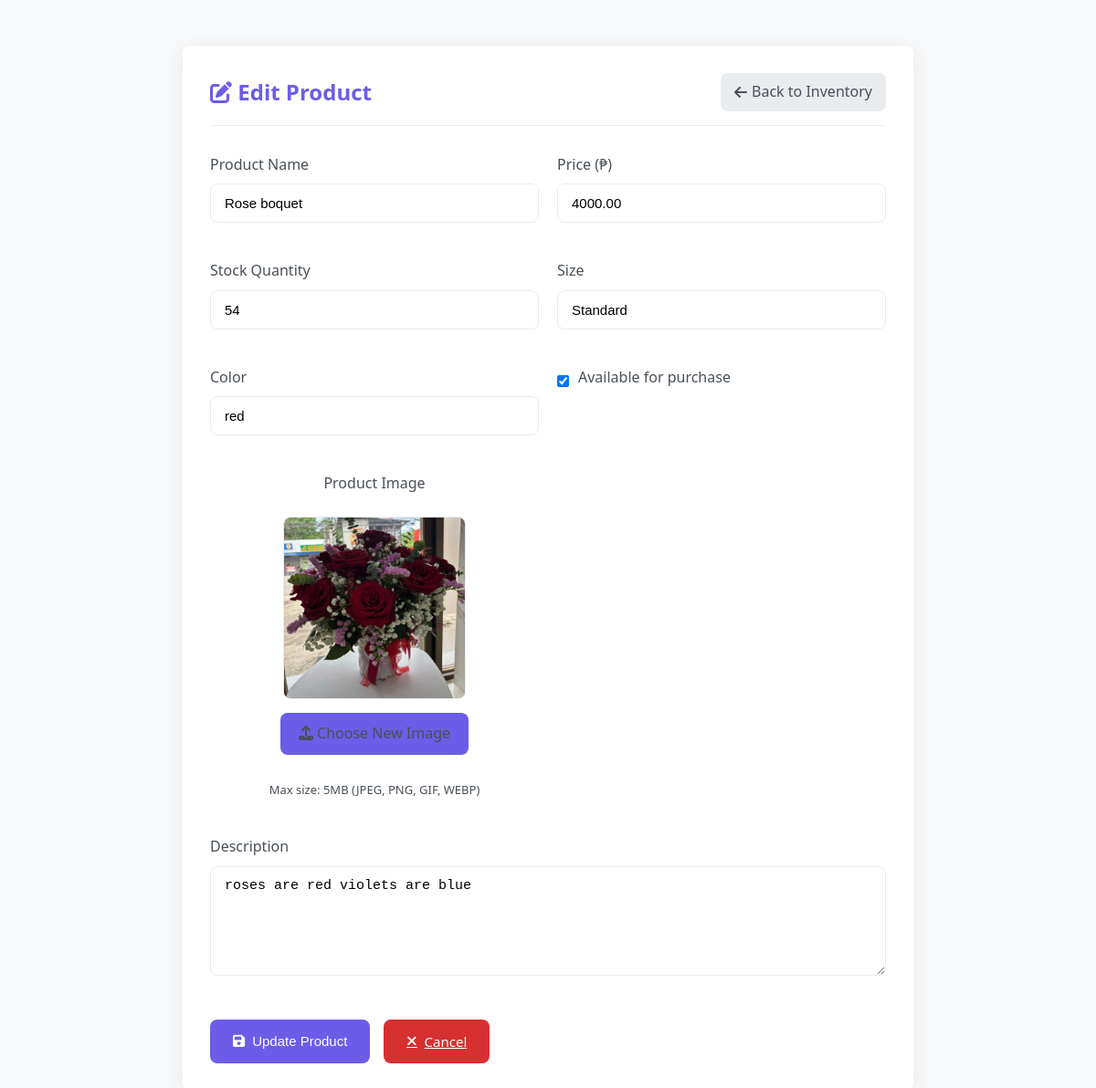
The app's page /dashboard/edit_product.php?id=9 with its own data.
### tables this page shows
CREATE TABLE `product` (
  `flower_id` int(11) NOT NULL,
  `name` varchar(255) NOT NULL,
  `description` text DEFAULT NULL,
  `price` decimal(10,2) NOT NULL,
  `quantity` int(11) DEFAULT NULL,
  `size` varchar(255) NOT NULL,
  `color` varchar(255) NOT NULL,
  `available` int(11) NOT NULL,
  `image_url` varchar(255) NOT NULL
);

### dashboard/edit_product.php (the view, shortened to what this page needs)
<?php
include 'db.php';
$flower_id = intval($_GET['id']);
$result = $conn->query("SELECT * FROM product WHERE flower_id = $flower_id");
$flower = $result->fetch_assoc();
?>
<!DOCTYPE html>
<html lang="en">
<head>
    <link rel="stylesheet" href="https://cdnjs.cloudflare.com/ajax/libs/font-awesome/6.4.0/css/all.min.css">
</head>
<body>
    <div class="container">
        <div class="header">
            <h2><i class="fas fa-edit"></i> Edit Product</h2>
            <a href="inventory.php" class="back-btn">
                <i class="fas fa-arrow-left"></i> Back to Inventory
            </a>
        </div>
        <form method="POST" enctype="multipart/form-data">
            <div class="form-grid">
                <div class="form-group">
                    <label for="name">Product Name</label>
                    <input type="text" id="name" name="name" class="form-control"
                        value="<?= htmlspecialchars($flower['name']) ?>" required>
                </div>
                <div class="form-group">
                    <label for="price">Price (₱)</label>
                    <input type="number" id="price" name="price" class="form-control"
                        value="<?= $flower['price'] ?>" step="0.01" min="0" required>
                </div>
                <div class="form-group">
                    <label for="quantity">Stock Quantity</label>
                    <input type="number" id="quantity" name="quantity" class="form-control"
                        value="<?= $flower['quantity'] ?>" min="0" required>
                </div>
                <div class="form-group">
                    <label for="size">Size</label>
                    <input type="text" id="size" name="size" class="form-control"
                        value="<?= htmlspecialchars($flower['size']) ?>" required>
                </div>
                <div class="form-group">
                    <label for="color">Color</label>
                    <input type="text" id="color" name="color" class="form-control"
                        value="<?= htmlspecialchars($flower['color']) ?>" required>
                </div>
                <div class="form-group">
                    <div class="checkbox-container">
                        <input type="checkbox" id="available" name="available"
                            <?= $flower['available'] ? 'checked' : '' ?>>
                        <label for="available">Available for purchase</label>
                    </div>
                </div>
                <div class="form-group image-upload">
                    <label>Product Image</label>
                    <div class="image-preview">
                        <?php if (!empty($flower['image_url'])): ?>
                            <img src="<?= $flower['image_url'] ?>" alt="Current product image">
                        <?php else: ?>
                            <i class="fas fa-image" style="font-size: 48px; color: #ccc;"></i>
                        <?php endif; ?>
                    </div>
                    <label class="upload-btn">
                        <i class="fas fa-upload"></i> Choose New Image
                    </label>
                    <div class="file-info">
                        Max size: 5MB (JPEG, PNG, GIF, WEBP)
                    </div>
                </div>
                <div class="form-group full-width">
                    <label for="description">Description</label>
                    <textarea id="description" name="description" class="form-control"><?= htmlspecialchars($flower['description'] ?? '') ?></textarea>
                </div>
            </div>
            <div class="btn-group">
                <button type="submit" class="btn btn-primary">
                    <i class="fas fa-save"></i> Update Product
                </button>
                <a href="inventory.php" class="btn btn-danger">
                    <i class="fas fa-times"></i> Cancel
                </a>
            </div>
        </form>
    </div>
</body>
</html>

### dashboard/edit_product.php (style rules this page uses)
:root { --primary: #6c5ce7; --primary-hover: #5649c0; --secondary: #00b894; --secondary-hover: #00a884; --danger: #d63031; --danger-hover: #b52b2b; --light-gray: #f8f9fa; --medium-gray: #e9ecef; --dark-gray: #495057; --text-color: #2d3436; --border-radius: 8px; --box-shadow: 0 4px 20px rgba(0, 0, 0, 0.08); }
* { box-sizing: border-box; margin: 0; padding: 0; }
body { font-family: 'Segoe UI', Tahoma, Geneva, Verdana, sans-serif; background-color: var(--light-gray); color: var(--text-color); line-height: 1.6; padding: 20px; }
.container { max-width: 800px; margin: 30px auto; background: white; border-radius: var(--border-radius); box-shadow: var(--box-shadow); padding: 30px; }
.header { display: flex; justify-content: space-between; align-items: center; margin-bottom: 30px; padding-bottom: 15px; border-bottom: 1px solid var(--medium-gray); }
.header h2 { color: var(--primary); font-size: 24px; font-weight: 600; }
.back-btn { display: inline-flex; align-items: center; gap: 5px; padding: 8px 15px; background-color: var(--medium-gray); color: var(--dark-gray); text-decoration: none; border-radius: var(--border-radius); transition: all 0.3s ease; }
.form-grid { display: grid; grid-template-columns: 1fr 1fr; gap: 20px; }
.form-group { margin-bottom: 20px; }
.form-group.full-width { grid-column: span 2; }
.form-group label { display: block; margin-bottom: 8px; font-weight: 500; color: var(--dark-gray); }
.form-control { width: 100%; padding: 12px 15px; border: 1px solid var(--medium-gray); border-radius: var(--border-radius); font-size: 15px; transition: border-color 0.3s; }
textarea.form-control { min-height: 120px; resize: vertical; }
.checkbox-container { display: flex; align-items: center; }
.checkbox-container input { margin-right: 10px; }
.image-upload { display: flex; flex-direction: column; align-items: center; gap: 15px; }
.image-preview { width: 200px; height: 200px; border-radius: var(--border-radius); overflow: hidden; border: 1px solid var(--medium-gray); background-color: #f5f5f5; display: flex; align-items: center; justify-content: center; }
.image-preview img { max-width: 100%; max-height: 100%; object-fit: contain; }
.upload-btn { position: relative; display: inline-block; padding: 10px 20px; background-color: var(--primary); color: white; border-radius: var(--border-radius); cursor: pointer; transition: all 0.3s ease; text-align: center; }
.btn-group { display: flex; gap: 15px; margin-top: 20px; grid-column: span 2; }
.btn { padding: 12px 25px; border: none; border-radius: var(--border-radius); font-size: 15px; font-weight: 500; cursor: pointer; transition: all 0.3s ease; display: inline-flex; align-items: center; justify-content: center; gap: 8px; }
.btn-primary { background-color: var(--primary); color: white; }
.btn-danger { background-color: var(--danger); color: white; }
.file-info { font-size: 13px; color: var(--dark-gray); margin-top: 5px; }

### records on screen
product: name "Rose boquet", price "4000.00", quantity "54", size "Standard", color "red", available "☑", image_url (picture), description "roses are red violets are blue"
